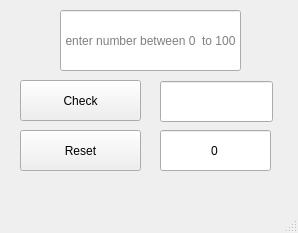
<?xml version="1.0" encoding="UTF-8"?>
<ui version="4.0">
 <class>MainWindow</class>
 <widget class="QMainWindow" name="MainWindow">
  <property name="geometry">
   <rect>
    <x>0</x>
    <y>0</y>
    <width>298</width>
    <height>233</height>
   </rect>
  </property>
  <property name="windowTitle">
   <string>MainWindow</string>
  </property>
  <widget class="QWidget" name="centralwidget">
   <widget class="QPushButton" name="btn_check">
    <property name="geometry">
     <rect>
      <x>20</x>
      <y>80</y>
      <width>121</width>
      <height>41</height>
     </rect>
    </property>
    <property name="text">
     <string>Check</string>
    </property>
   </widget>
   <widget class="QPushButton" name="btn_reset">
    <property name="geometry">
     <rect>
      <x>20</x>
      <y>130</y>
      <width>121</width>
      <height>41</height>
     </rect>
    </property>
    <property name="text">
     <string>Reset</string>
    </property>
   </widget>
   <widget class="QLineEdit" name="lineEdit">
    <property name="geometry">
     <rect>
      <x>60</x>
      <y>10</y>
      <width>181</width>
      <height>61</height>
     </rect>
    </property>
    <property name="alignment">
     <set>Qt::AlignCenter</set>
    </property>
    <property name="placeholderText">
     <string>enter number between 0  to 100</string>
    </property>
   </widget>
   <widget class="QLineEdit" name="lineEdit_2">
    <property name="geometry">
     <rect>
      <x>160</x>
      <y>81</y>
      <width>113</width>
      <height>41</height>
     </rect>
    </property>
   </widget>
   <widget class="QLineEdit" name="lineEdit_3">
    <property name="geometry">
     <rect>
      <x>160</x>
      <y>130</y>
      <width>111</width>
      <height>41</height>
     </rect>
    </property>
    <property name="text">
     <string>0</string>
    </property>
    <property name="cursorPosition">
     <number>1</number>
    </property>
    <property name="alignment">
     <set>Qt::AlignCenter</set>
    </property>
    <property name="dragEnabled">
     <bool>false</bool>
    </property>
   </widget>
  </widget>
  <widget class="QMenuBar" name="menubar">
   <property name="geometry">
    <rect>
     <x>0</x>
     <y>0</y>
     <width>298</width>
     <height>22</height>
    </rect>
   </property>
  </widget>
  <widget class="QStatusBar" name="statusbar"/>
 </widget>
 <resources/>
 <connections/>
</ui>
